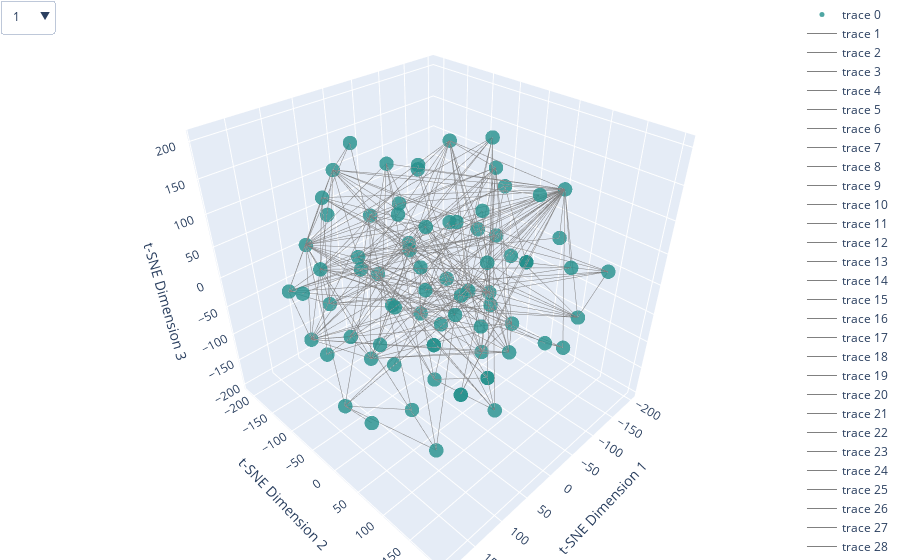

Here is the notebook cell this chart was saved with:
### Code cell
def plot_tsne(similarities, node_list, edge_list, perplexity=30, learning_rate=200, n_iter=1000, interactive=False):
    tsne = TSNE(n_components=3, perplexity=perplexity, learning_rate=learning_rate, n_iter=n_iter)
    embeddings = tsne.fit_transform(1 - similarities)

    inertias = []
    for k in range(1, min(10, len(node_list))): 
        kmeans = KMeans(n_clusters=k)
        kmeans.fit(embeddings)
        inertias.append(kmeans.inertia_)

    plt.figure(figsize=(10, 6))
    plt.plot(range(1, min(10, len(node_list))), inertias, marker='o', linestyle='--')
    plt.xlabel('Number of clusters')
    plt.ylabel('Inertia')
    plt.title('Elbow Method For Optimal Number of Clusters')
    plt.xticks(range(1, min(10, len(node_list))))
    plt.grid(True)
    plt.show()

    optimal_k = np.argmin(np.diff(inertias)) + 1
    kmeans = KMeans(n_clusters=optimal_k)
    print(f"Optimal number of clusters: {optimal_k}") 
    labels = kmeans.fit_predict(embeddings)

    if interactive:
        trace = go.Scatter3d(
            x=embeddings[:, 0],
            y=embeddings[:, 1],
            z=embeddings[:, 2],
            mode='markers',
            text=node_list,
            hoverinfo='text',
            marker=dict(
                size=5,
                color=labels,
                colorscale='Viridis',
                opacity=0.8
            )
        )
        
        edge_traces = []
        for edge in edge_list:
            u, v = edge
            u_index = node_list.index(u)
            v_index = node_list.index(v)
            edge_trace = go.Scatter3d(
                x=[embeddings[u_index, 0], embeddings[v_index, 0]],
                y=[embeddings[u_index, 1], embeddings[v_index, 1]],
                z=[embeddings[u_index, 2], embeddings[v_index, 2]],
                mode='lines',
                line=dict(color='gray', width=1),
                hoverinfo='none'
            )
            edge_traces.append(edge_trace)
        
        dropdown_buttons = [
            {
                'label': node,
                'method': 'update',
                'args': [
                    {'selectedpoints': [node_list.index(node)]},
                    {'marker.color': ['rgba(255,0,0,1)' if i == node_list.index(node) else 'rgba(0,0,0,1)' for i in range(len(node_list))]}
                ]
            }
            for node in node_list
        ]

        updatemenu = [
            {
                'buttons': dropdown_buttons,
                'direction': 'down',
                'showactive': True,
            }
        ]

        layout = go.Layout(
            scene=dict(
                xaxis=dict(title='t-SNE Dimension 1'),
                yaxis=dict(title='t-SNE Dimension 2'),
                zaxis=dict(title='t-SNE Dimension 3')
            ),
            margin=dict(l=0, r=0, b=0, t=0),
            updatemenus=updatemenu
        )

        fig = go.Figure(data=[trace] + edge_traces, layout=layout)
        fig.show()

plot_tsne(similarity_matrix, node_list, edge_list, interactive=True)
